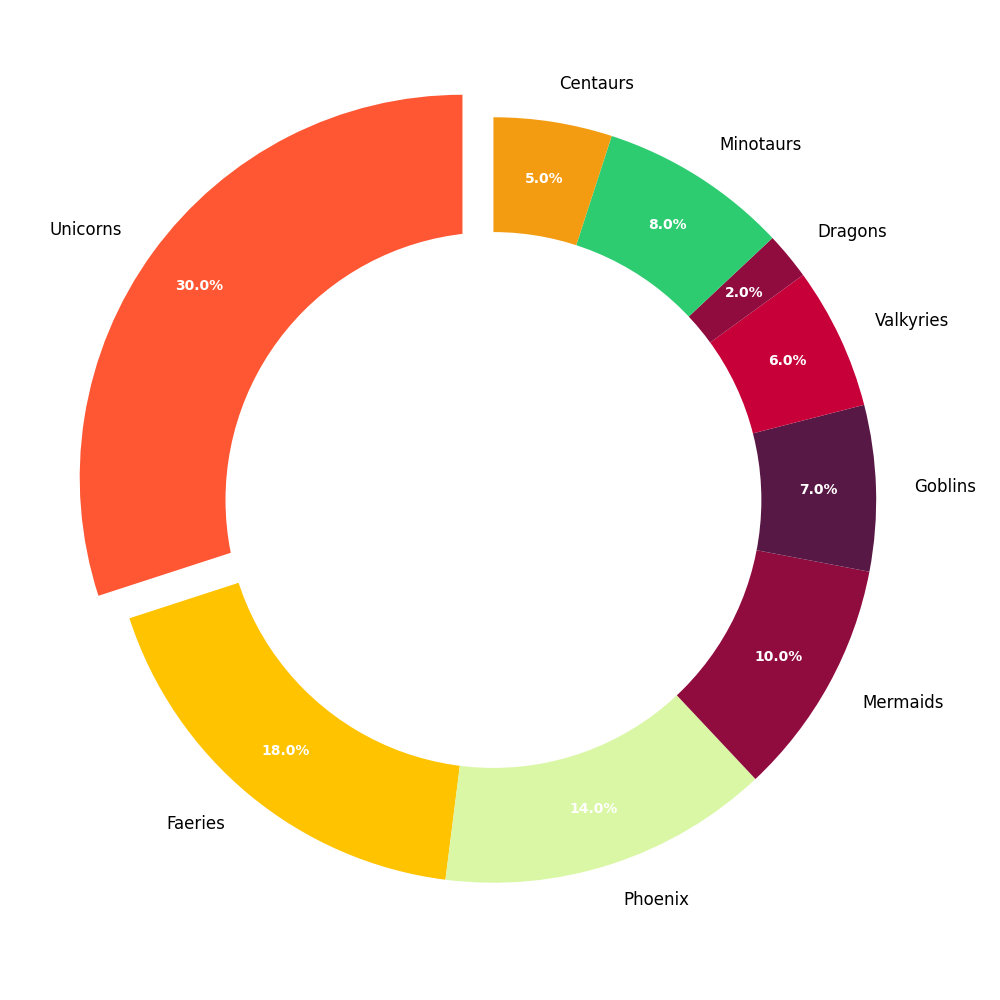

Write Python code to recreate this figure.
import matplotlib.pyplot as plt

creatures = ['Unicorns', 'Faeries', 'Phoenix', 'Mermaids', 'Goblins', 'Valkyries', 'Dragons', 'Minotaurs', 'Centaurs']
popularity = [30, 18, 14, 10, 7, 6, 2, 8, 5]

colors = ['#FF5733', '#FFC300', '#DAF7A6', '#900C3F', '#581845', '#C70039', '#900C3F', '#2ECC71', '#F39C12']
explode = [0.1 if creature == 'Unicorns' else 0 for creature in creatures]

plt.figure(figsize=(10, 10))
wedges, texts, autotexts = plt.pie(
    popularity, 
    explode=explode, 
    labels=creatures, 
    autopct='%1.1f%%', 
    startangle=90, 
    colors=colors, 
    pctdistance=0.85
)

plt.setp(autotexts, size=10, color="white", weight="bold")
plt.setp(texts, size=12)

centre_circle = plt.Circle((0, 0), 0.70, fc='white')
fig = plt.gcf()
fig.gca().add_artist(centre_circle)

plt.tight_layout()
plt.show()
